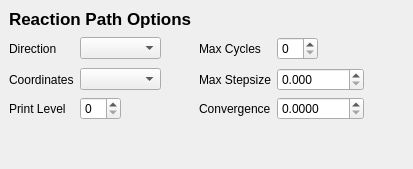
        <widget class="QWidget" name="OptionsReactionPath" >
         <layout class="QVBoxLayout" >
          <property name="margin" >
           <number>9</number>
          </property>
          <property name="spacing" >
           <number>6</number>
          </property>
          <item>
           <widget class="QLabel" name="label_20" >
            <property name="text" >
             <string>&lt;html>&lt;head>&lt;meta name="qrichtext" content="1" />&lt;/head>&lt;body style=" white-space: pre-wrap; font-family:Lucida Grande; font-size:13pt; font-weight:400; font-style:normal; text-decoration:none;">&lt;p style=" margin-top:0px; margin-bottom:0px; margin-left:0px; margin-right:0px; -qt-block-indent:0; text-indent:0px;">&lt;span style=" font-weight:600;">Reaction Path Options&lt;/span>&lt;/p>&lt;/body>&lt;/html></string>
            </property>
           </widget>
          </item>
          <item>
           <layout class="QGridLayout" >
            <property name="margin" >
             <number>0</number>
            </property>
            <property name="spacing" >
             <number>6</number>
            </property>
            <item row="0" column="4" >
             <widget class="QSpinBox" name="rpath_max_cycles" />
            </item>
            <item row="0" column="2" >
             <spacer>
              <property name="orientation" >
               <enum>Qt::Horizontal</enum>
              </property>
              <property name="sizeType" >
               <enum>QSizePolicy::Fixed</enum>
              </property>
              <property name="sizeHint" >
               <size>
                <width>32</width>
                <height>27</height>
               </size>
              </property>
             </spacer>
            </item>
            <item row="0" column="1" >
             <widget class="QComboBox" name="rpath_direction" />
            </item>
            <item row="0" column="3" >
             <widget class="QLabel" name="label_57" >
              <property name="text" >
               <string>Max Cycles</string>
              </property>
             </widget>
            </item>
            <item row="2" column="0" >
             <widget class="QLabel" name="label_59" >
              <property name="text" >
               <string>Print Level</string>
              </property>
             </widget>
            </item>
            <item row="1" column="1" >
             <widget class="QComboBox" name="rpath_coordinates" />
            </item>
            <item row="1" column="0" >
             <widget class="QLabel" name="label_56" >
              <property name="text" >
               <string>Coordinates</string>
              </property>
             </widget>
            </item>
            <item row="0" column="0" >
             <widget class="QLabel" name="label_55" >
              <property name="text" >
               <string>Direction</string>
              </property>
             </widget>
            </item>
            <item row="1" column="3" >
             <widget class="QLabel" name="label_58" >
              <property name="text" >
               <string>Max Stepsize</string>
              </property>
             </widget>
            </item>
            <item row="2" column="3" >
             <widget class="QLabel" name="label_60" >
              <property name="text" >
               <string>Convergence</string>
              </property>
             </widget>
            </item>
            <item row="2" column="1" >
             <layout class="QHBoxLayout" >
              <property name="margin" >
               <number>0</number>
              </property>
              <property name="spacing" >
               <number>6</number>
              </property>
              <item>
               <widget class="QSpinBox" name="rpath_print" />
              </item>
              <item>
               <spacer>
                <property name="orientation" >
                 <enum>Qt::Horizontal</enum>
                </property>
                <property name="sizeHint" >
                 <size>
                  <width>40</width>
                  <height>20</height>
                 </size>
                </property>
               </spacer>
              </item>
             </layout>
            </item>
            <item row="0" column="5" >
             <spacer>
              <property name="orientation" >
               <enum>Qt::Horizontal</enum>
              </property>
              <property name="sizeHint" >
               <size>
                <width>40</width>
                <height>20</height>
               </size>
              </property>
             </spacer>
            </item>
            <item row="0" column="6" >
             <spacer>
              <property name="orientation" >
               <enum>Qt::Horizontal</enum>
              </property>
              <property name="sizeHint" >
               <size>
                <width>40</width>
                <height>20</height>
               </size>
              </property>
             </spacer>
            </item>
            <item row="1" column="4" colspan="2" >
             <widget class="QDoubleSpinBox" name="rpath_max_stepsize" >
              <property name="suffix" >
               <string/>
              </property>
              <property name="decimals" >
               <number>3</number>
              </property>
              <property name="maximum" >
               <double>0.999</double>
              </property>
              <property name="singleStep" >
               <double>0.001</double>
              </property>
             </widget>
            </item>
            <item row="2" column="4" colspan="2" >
             <widget class="QDoubleSpinBox" name="rpath_tol_displacement" >
              <property name="suffix" >
               <string/>
              </property>
              <property name="decimals" >
               <number>4</number>
              </property>
              <property name="maximum" >
               <double>0.9999</double>
              </property>
              <property name="singleStep" >
               <double>0.0001</double>
              </property>
             </widget>
            </item>
           </layout>
          </item>
          <item>
           <spacer>
            <property name="orientation" >
             <enum>Qt::Vertical</enum>
            </property>
            <property name="sizeHint" >
             <size>
              <width>20</width>
              <height>40</height>
             </size>
            </property>
           </spacer>
          </item>
         </layout>
        </widget>
